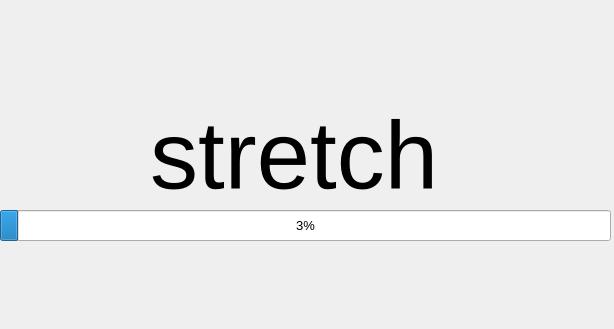
<?xml version="1.0" encoding="UTF-8"?>
<ui version="4.0">
 <class>Widget</class>
 <widget class="QWidget" name="Widget">
  <property name="geometry">
   <rect>
    <x>0</x>
    <y>0</y>
    <width>614</width>
    <height>329</height>
   </rect>
  </property>
  <property name="windowTitle">
   <string>Widget</string>
  </property>
  <widget class="QLabel" name="label">
   <property name="geometry">
    <rect>
     <x>150</x>
     <y>110</y>
     <width>341</width>
     <height>91</height>
    </rect>
   </property>
   <property name="font">
    <font>
     <pointsize>72</pointsize>
    </font>
   </property>
   <property name="text">
    <string>stretch</string>
   </property>
  </widget>
  <widget class="QProgressBar" name="progressBar">
   <property name="geometry">
    <rect>
     <x>0</x>
     <y>210</y>
     <width>611</width>
     <height>31</height>
    </rect>
   </property>
   <property name="font">
    <font>
     <pointsize>10</pointsize>
    </font>
   </property>
   <property name="value">
    <number>3</number>
   </property>
  </widget>
 </widget>
 <resources/>
 <connections/>
</ui>
